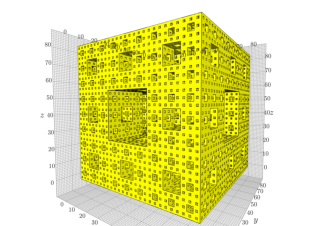

Python code for this plot:
import numpy as np
import k3d
from k3d.headless import k3d_remote, get_headless_driver


def generate():
    plot = k3d.plot(screenshot_scale=1.0, camera_auto_fit=False)
    headless = k3d_remote(plot, get_headless_driver(), width=320, height=226)

    iteration = 4
    size = 3 ** iteration

    voxels = np.ones((size, size, size))

    def iterate(length, x, y, z):

        nl = length // 3

        if nl < 1:
            return

        margin = (nl - 1) // 2

        voxels[z - margin:z + margin + 1, y - margin:y + margin + 1, :] = 0
        voxels[z - margin:z + margin + 1, :, x - margin:x + margin + 1] = 0
        voxels[:, y - margin:y + margin + 1, x - margin:x + margin + 1] = 0

        for ix, iy, iz in np.ndindex((3, 3, 3)):
            if (1 if ix != 1 else 0) + (1 if iy != 1 else 0) + (1 if iz != 1 else 0) != 2:
                iterate(nl, x + (ix - 1) * nl, y + (iy - 1) * nl, z + (iz - 1) * nl)

    iterate(size, size // 2, size // 2, size // 2)

    plot += k3d.voxels(voxels.astype(np.uint8), color_map=(0xffff00), outlines_color=0x333333,
                       bounds=[-0.5, 0.5, -0.5, 0.5, -0.5, 0.5])
    plot.camera = [1.0, 1.0, 1.0,
                   0, 0, 0,
                   0, 0, 1]

    headless.sync(hold_until_refreshed=True)

    screenshot = headless.get_screenshot()
    headless.close()

    return screenshot
